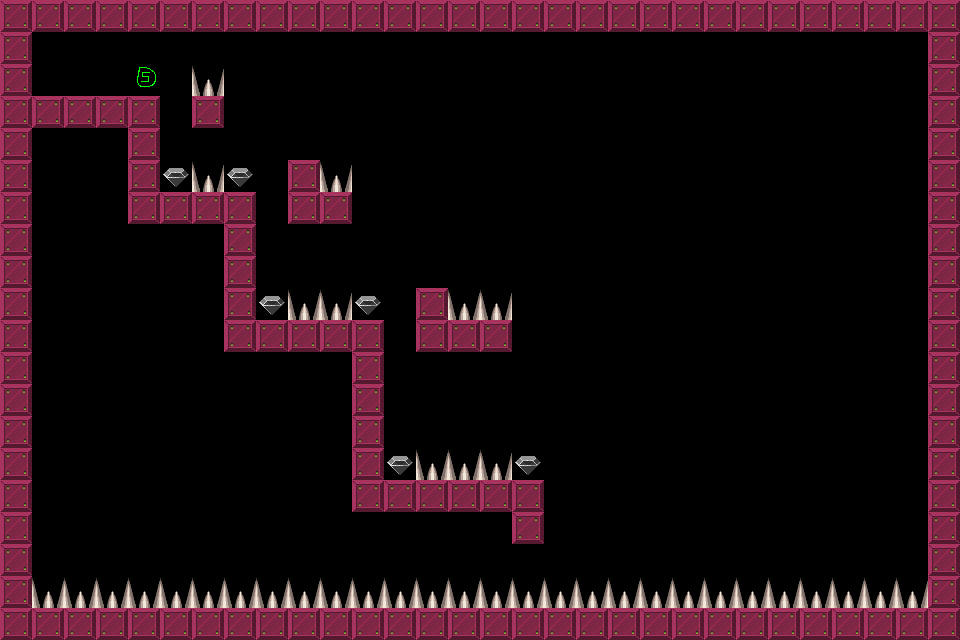

This is a level from a 2D game, rendered from its Tiled map with the project's own tilesets. A one-line summary and the map file follow, with tile-layer data summarised:
An orthogonal 30x20 tile map with 32x32 px tiles, 1 tile layer (Tile Layer 1).

<map version="1.0" orientation="orthogonal" width="30" height="20" tilewidth="32" tileheight="32">
 <tileset firstgid="1" name="brick-1" tilewidth="32" tileheight="32">
  <image source="brick-1.png" width="128" height="128" />
  <tile id="0">
   <properties>
    <property name="components" value="Platform" />
   </properties>
  </tile>
  <tile id="1">
   <properties>
    <property name="components" value="PlayerStart" />
   </properties>
  </tile>
  <tile id="2">
   <properties>
    <property name="components" value="Spikes, Deadly" />
   </properties>
  </tile>
  <tile id="3">
   <properties>
    <property name="components" value="Gem" />
   </properties>
  </tile>
  <tile id="4">
   <properties>
    <property name="components" value="Spikes, Deadly" />
   </properties>
  </tile>
  <tile id="5">
   <properties>
    <property name="components" value="Stone, Pushable, Platform" />
   </properties>
  </tile>
  <tile id="6">
   <properties>
    <property name="components" value="Gem, PowerUp" />
   </properties>
  </tile>
  <tile id="7">
   <properties>
    <property name="components" value="Gem, PowerDown" />
   </properties>
  </tile>
 </tileset>
 <layer name="Tile Layer 1" width="30" height="20">
  <data>[600 cells, 178 non-empty, 4 distinct tile ids]</data>
 </layer>
</map>
